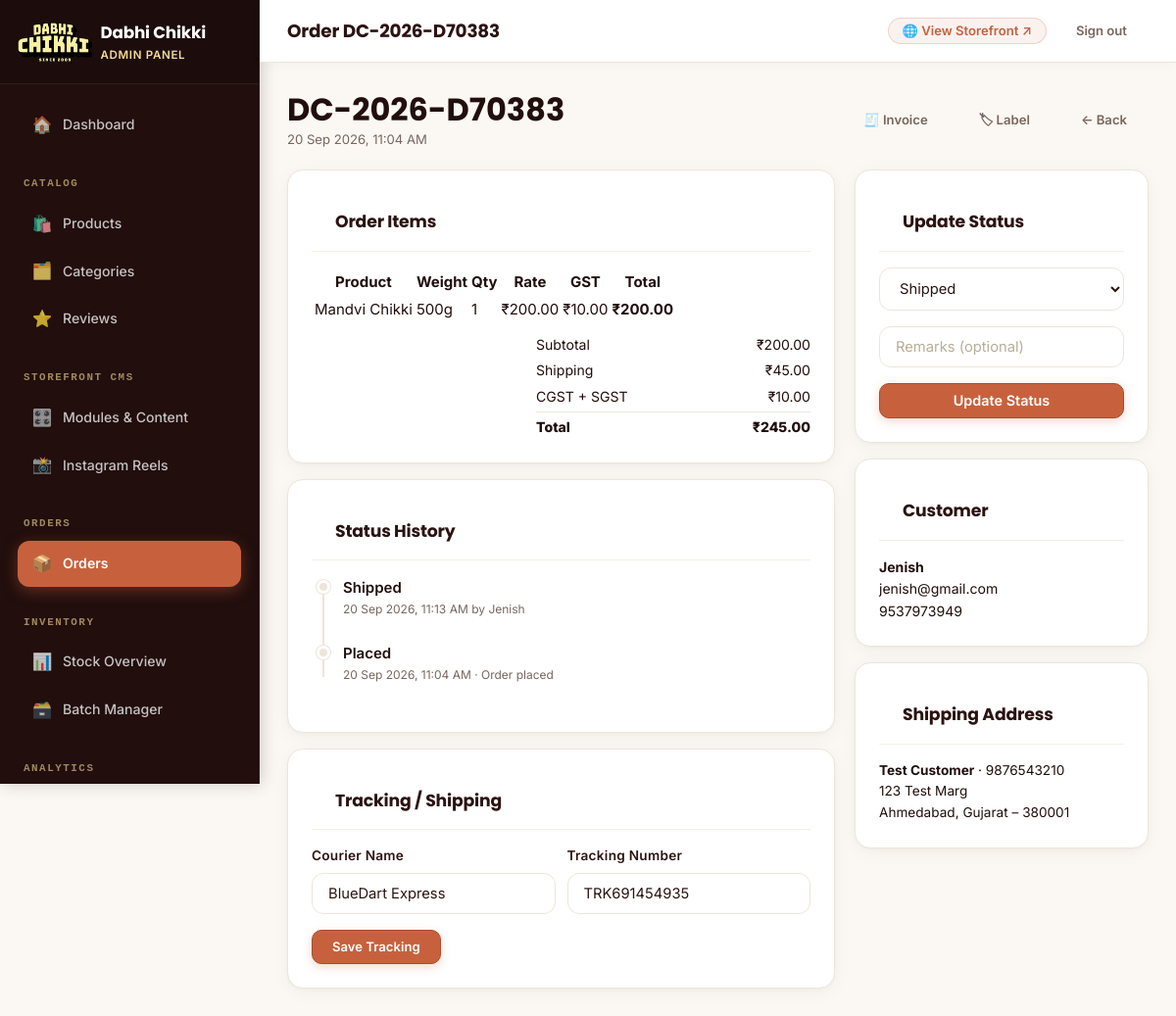
The page /admin/order-detail.php?id=5 (signed in) on the database its author committed.
### tables this page shows
CREATE TABLE `orders` (
  `id` int unsigned NOT NULL AUTO_INCREMENT,
  `order_number` varchar(30) NOT NULL,
  `user_id` int unsigned NOT NULL,
  `guest_email` varchar(190) DEFAULT NULL,
  `status` enum('placed','confirmed','packed','shipped','out_for_delivery','delivered','cancelled','return_requested','returned') NOT NULL DEFAULT 'placed',
  `payment_method` enum('cod','online') NOT NULL,
  `payment_status` enum('pending','paid','failed','refunded','partially_refunded') NOT NULL DEFAULT 'pending',
  `subtotal` decimal(10,2) NOT NULL,
  `discount_amount` decimal(10,2) NOT NULL DEFAULT '0.00',
  `coupon_id` int unsigned DEFAULT NULL,
  `shipping_charge` decimal(8,2) NOT NULL DEFAULT '0.00',
  `cod_charge` decimal(8,2) NOT NULL DEFAULT '0.00',
  `cgst_amount` decimal(10,2) NOT NULL DEFAULT '0.00',
  `sgst_amount` decimal(10,2) NOT NULL DEFAULT '0.00',
  `igst_amount` decimal(10,2) NOT NULL DEFAULT '0.00',
  `total_amount` decimal(10,2) NOT NULL,
  `total_weight_grams` int unsigned NOT NULL,
  `shipping_address_id` int unsigned DEFAULT NULL,
  `billing_address_id` int unsigned DEFAULT NULL,
  `customer_notes` varchar(255) DEFAULT NULL,
  `placed_at` datetime NOT NULL DEFAULT CURRENT_TIMESTAMP,
  `updated_at` datetime NOT NULL DEFAULT CURRENT_TIMESTAMP ON UPDATE CURRENT_TIMESTAMP,
  `ship_name` varchar(150) DEFAULT NULL,
  `ship_phone` varchar(20) DEFAULT NULL,
  `ship_line1` varchar(255) DEFAULT NULL,
  `ship_line2` varchar(255) DEFAULT NULL,
  `ship_city` varchar(100) DEFAULT NULL,
  `ship_state` varchar(100) DEFAULT NULL,
  `ship_pincode` varchar(10) DEFAULT NULL,
  `total` decimal(10,2) DEFAULT NULL,
  `gst_amount` decimal(10,2) DEFAULT NULL,
  `notes` text,
  PRIMARY KEY (`id`),
  UNIQUE KEY `order_number` (`order_number`),
  KEY `idx_order_user` (`user_id`),
  KEY `idx_order_status` (`status`),
  KEY `idx_order_placed_at` (`placed_at`),
  KEY `fk_order_ship_addr` (`shipping_address_id`),
  KEY `fk_order_bill_addr` (`billing_address_id`),
  KEY `fk_order_coupon` (`coupon_id`),
  CONSTRAINT `fk_order_bill_addr` FOREIGN KEY (`billing_address_id`) REFERENCES `addresses` (`id`) ON DELETE RESTRICT,
  CONSTRAINT `fk_order_coupon` FOREIGN KEY (`coupon_id`) REFERENCES `coupons` (`id`) ON DELETE SET NULL,
  CONSTRAINT `fk_order_ship_addr` FOREIGN KEY (`shipping_address_id`) REFERENCES `addresses` (`id`) ON DELETE RESTRICT,
  CONSTRAINT `fk_order_user` FOREIGN KEY (`user_id`) REFERENCES `users` (`id`) ON DELETE RESTRICT
);

CREATE TABLE `order_items` (
  `id` int unsigned NOT NULL AUTO_INCREMENT,
  `order_id` int unsigned NOT NULL,
  `product_id` int unsigned DEFAULT NULL,
  `variant_id` int unsigned NOT NULL,
  `batch_id` int unsigned DEFAULT NULL,
  `product_name_snapshot` varchar(180) NOT NULL,
  `variant_label_snapshot` varchar(60) NOT NULL,
  `quantity` int unsigned NOT NULL,
  `unit_price` decimal(10,2) NOT NULL,
  `gst_rate_percent` decimal(4,2) NOT NULL,
  `gst_amount` decimal(10,2) NOT NULL,
  `line_total` decimal(10,2) NOT NULL,
  `box_group_id` char(36) DEFAULT NULL,
  `product_name` varchar(180) DEFAULT NULL,
  `variant_label` varchar(60) DEFAULT NULL,
  `weight_grams` int unsigned DEFAULT NULL,
  `sku` varchar(50) DEFAULT NULL,
  `mrp` decimal(10,2) DEFAULT NULL,
  `selling_price` decimal(10,2) DEFAULT NULL,
  `gst_rate` decimal(4,2) DEFAULT NULL,
  PRIMARY KEY (`id`),
  KEY `idx_oi_order` (`order_id`),
  KEY `idx_oi_variant` (`variant_id`),
  KEY `fk_oi_batch` (`batch_id`),
  CONSTRAINT `fk_oi_batch` FOREIGN KEY (`batch_id`) REFERENCES `inventory_batches` (`id`) ON DELETE SET NULL,
  CONSTRAINT `fk_oi_order` FOREIGN KEY (`order_id`) REFERENCES `orders` (`id`) ON DELETE CASCADE,
  CONSTRAINT `fk_oi_variant` FOREIGN KEY (`variant_id`) REFERENCES `product_variants` (`id`) ON DELETE RESTRICT
);

CREATE TABLE `order_status_history` (
  `id` int unsigned NOT NULL AUTO_INCREMENT,
  `order_id` int unsigned NOT NULL,
  `status` varchar(30) NOT NULL,
  `remarks` varchar(255) DEFAULT NULL,
  `changed_by` int unsigned DEFAULT NULL,
  `changed_at` datetime NOT NULL DEFAULT CURRENT_TIMESTAMP,
  PRIMARY KEY (`id`),
  KEY `idx_osh_order` (`order_id`),
  KEY `fk_osh_user` (`changed_by`),
  CONSTRAINT `fk_osh_order` FOREIGN KEY (`order_id`) REFERENCES `orders` (`id`) ON DELETE CASCADE,
  CONSTRAINT `fk_osh_user` FOREIGN KEY (`changed_by`) REFERENCES `users` (`id`) ON DELETE SET NULL
);

CREATE TABLE `users` (
  `id` int unsigned NOT NULL AUTO_INCREMENT,
  `uuid` char(36) NOT NULL,
  `role` enum('superadmin','admin','employee','buyer') NOT NULL,
  `full_name` varchar(150) NOT NULL,
  `email` varchar(190) NOT NULL,
  `phone` varchar(15) NOT NULL,
  `password_hash` varchar(255) NOT NULL,
  `is_active` tinyint(1) NOT NULL DEFAULT '1',
  `email_verified_at` datetime DEFAULT NULL,
  `phone_verified_at` datetime DEFAULT NULL,
  `must_reset_password` tinyint(1) NOT NULL DEFAULT '0',
  `created_by` int unsigned DEFAULT NULL,
  `last_login_at` datetime DEFAULT NULL,
  `created_at` datetime NOT NULL DEFAULT CURRENT_TIMESTAMP,
  `updated_at` datetime NOT NULL DEFAULT CURRENT_TIMESTAMP ON UPDATE CURRENT_TIMESTAMP,
  PRIMARY KEY (`id`),
  UNIQUE KEY `uuid` (`uuid`),
  UNIQUE KEY `uq_users_email` (`email`),
  UNIQUE KEY `uq_users_phone` (`phone`),
  KEY `idx_users_role` (`role`),
  KEY `fk_users_created_by` (`created_by`),
  CONSTRAINT `fk_users_created_by` FOREIGN KEY (`created_by`) REFERENCES `users` (`id`) ON DELETE SET NULL
);

CREATE TABLE `shipping_labels` (
  `id` int unsigned NOT NULL AUTO_INCREMENT,
  `order_id` int unsigned NOT NULL,
  `courier_name` varchar(80) DEFAULT NULL,
  `tracking_number` varchar(80) DEFAULT NULL,
  `label_pdf_path` varchar(255) NOT NULL,
  `generated_by` int unsigned DEFAULT NULL,
  `generated_at` datetime NOT NULL DEFAULT CURRENT_TIMESTAMP,
  PRIMARY KEY (`id`),
  UNIQUE KEY `order_id` (`order_id`),
  KEY `fk_label_user` (`generated_by`),
  CONSTRAINT `fk_label_order` FOREIGN KEY (`order_id`) REFERENCES `orders` (`id`) ON DELETE CASCADE,
  CONSTRAINT `fk_label_user` FOREIGN KEY (`generated_by`) REFERENCES `users` (`id`) ON DELETE SET NULL
);

### public_html/admin/order-detail.php (the view, shortened to what the rows shown need)
<?php
$orderId = (int)get('id');
$order = Order::getById($orderId);
$order   = Order::getById($orderId);
$label   = Database::fetchOne('SELECT * FROM shipping_labels WHERE order_id = ?', [$orderId]);
$statuses = ['placed','confirmed','packed','shipped','out_for_delivery','delivered','cancelled','return_requested','returned'];
$pageHeading = 'Order ' . ($order['order_number'] ?? '');
require_once __DIR__ . '/partials/page-start.php';
?>
<div class="admin-content">
  <div style="display:flex;justify-content:space-between;align-items:center;flex-wrap:wrap;gap:12px;margin-bottom:20px;">
    <div>
      <h2 style="margin:0;"><?= e($order['order_number'] ?? '') ?></h2>
      <div style="font-size:0.82rem;color:var(--dc-muted);"><?= date('d M Y, g:i A', strtotime($order['placed_at'] ?? 'now')) ?></div>
    </div>
  </div>
  <div style="display:grid;grid-template-columns:1fr 300px;gap:20px;align-items:start;">
    <div>
      <div class="card" style="margin-bottom:16px;">
        <table class="admin-table">
          <thead><tr><th>Product</th><th>Weight</th><th>Qty</th><th>Rate</th><th>GST</th><th>Total</th></tr></thead>
          <tbody>
          <?php foreach ($order['items'] as $item): ?>
          <tr>
            <td><?= e($item['product_name_snapshot']) ?></td>
            <td><?= e($item['variant_label_snapshot']) ?></td>
            <td><?= $item['quantity'] ?></td>
            <td><?= formatINR($item['unit_price']) ?></td>
            <td><?= formatINR($item['gst_amount']) ?></td>
            <td><strong><?= formatINR($item['line_total']) ?></strong></td>
          </tr>
          <?php endforeach; ?>
          </tbody>
        </table>
        <div style="margin-top:10px;display:flex;flex-direction:column;gap:4px;font-size:0.88rem;max-width:280px;margin-left:auto;">
          <div style="display:flex;justify-content:space-between;"><span>Subtotal</span><span><?= formatINR($order['subtotal']) ?></span></div>
          <div style="display:flex;justify-content:space-between;"><span>Shipping</span><span><?= formatINR($order['shipping_charge']) ?></span></div>
          <?php if ((float)$order['igst_amount'] > 0): ?>
          <div style="display:flex;justify-content:space-between;"><span>IGST</span><span><?= formatINR($order['igst_amount']) ?></span></div>
          <?php else: ?>
          <div style="display:flex;justify-content:space-between;"><span>CGST + SGST</span><span><?= formatINR((float)$order['cgst_amount'] + (float)$order['sgst_amount']) ?></span></div>
          <?php endif; ?>
          <div style="display:flex;justify-content:space-between;font-weight:800;border-top:1px solid var(--dc-border);padding-top:4px;"><span>Total</span><span><?= formatINR($order['total_amount']) ?></span></div>
        </div>
      </div>
      <div class="card" style="margin-bottom:16px;">
        <div class="tracking-timeline">
          <?php foreach (array_reverse($order['status_history']) as $h): ?>
          <div class="tracking-step">
            <div>
              <div style="font-weight:600;text-transform:capitalize;"><?= str_replace('_',' ',e($h['status'])) ?></div>
              <div style="font-size:0.75rem;color:var(--dc-muted);">
                <?= date('d M Y, g:i A', strtotime($h['changed_at'])) ?>
                <?= $h['changed_by_name'] ? ' by ' . e($h['changed_by_name']) : '' ?>
                <?= $h['remarks'] ? ' · ' . e($h['remarks']) : '' ?>
              </div>
            </div>
          </div>
          <?php endforeach; ?>
        </div>
      </div>
      <?php if (RBAC::can('manage_orders')): ?>
      <div class="card" style="margin-bottom:16px;">
        <div class="card-header"><h3 class="card-title">Tracking / Shipping</h3></div>
        <form method="POST">
          <div class="form-grid" style="display:grid;grid-template-columns:1fr 1fr;gap:12px;">
            <div class="form-group">
              <label class="form-label">Courier Name</label>
              <input type="text" name="courier_name" class="form-control" value="<?= e($label['courier_name'] ?? '') ?>" placeholder="e.g. Delhivery">
            </div>
            <div class="form-group">
              <label class="form-label">Tracking Number</label>
              <input type="text" name="tracking_number" class="form-control" value="<?= e($label['tracking_number'] ?? '') ?>">
            </div>
          </div>
          <button type="submit" class="btn btn-primary btn-sm">Save Tracking</button>
        </form>
      </div>
      <?php endif; ?>
    </div>
    <div>
      <?php if (RBAC::can('manage_orders')): ?>
      <div class="card" style="margin-bottom:16px;">
        <div class="card-header"><h3 class="card-title">Update Status</h3></div>
        <form method="POST">
          <div class="form-group">
            <select name="new_status" class="form-control">
              <?php foreach ($statuses as $s): ?>
              <option value="<?= $s ?>" <?= $order['status'] === $s ? 'selected' : '' ?>><?= ucwords(str_replace('_',' ',$s)) ?></option>
              <?php endforeach; ?>
            </select>
          </div>
          <div class="form-group">
            <input type="text" name="remarks" class="form-control" placeholder="Remarks (optional)">
          </div>
          <button type="submit" class="btn btn-primary btn-block">Update Status</button>
        </form>
      </div>
      <?php endif; ?>
      <?php if ($order['shipping_address']): $a = $order['shipping_address']; ?>
      <div class="card">
        <div class="card-header"><h3 class="card-title">Shipping Address</h3></div>
        <div style="font-size:0.85rem;">
          <strong><?= e($a['full_name']) ?></strong> · <?= e($a['phone']) ?><br>
          <?= e($a['address_line1']) ?><?= $a['address_line2'] ? ', ' . e($a['address_line2']) : '' ?><br>
          <?= e($a['city']) ?>, <?= e($a['state']) ?> – <?= e($a['pincode']) ?>
        </div>
      </div>
      <?php endif; ?>
    </div>
  </div>
</div>
<?php require_once __DIR__ . '/partials/page-end.php'; ?>

### public_html/admin/partials/topbar.php (shortened to what the rows shown need)
<div class="admin-topbar">
  <div style="display:flex;align-items:center;gap:12px;">
    <div>
      <h1 class="admin-topbar-title" style="margin:0;"><?= e($pageHeading) ?></h1>
    </div>
  </div>
</div>

### rows shown on the page
orders: order_number "Order DC-2026-D70383", order_number "DC-2026-D70383", placed_at "20 Sep 2026, 11:04 AM", subtotal "₹200.00", shipping_charge "₹45.00", formatINR((float)$order['cgst_amount'] + (float)$order['sgst_amount']) "₹10.00", total_amount "₹245.00", new_status "Shipped", ship_name "Test Customer", ship_phone "9876543210", ship_line1 "123 Test Marg", ship_city "Ahmedabad", ship_state "Gujarat", ship_pincode "380001"
order_items: product_name_snapshot "Mandvi Chikki", variant_label_snapshot "500g", quantity "1", unit_price "₹200.00", gst_amount "₹10.00", line_total "₹200.00"
order_status_history: status "Shipped", changed_at "20 Sep 2026, 11:13 AM", changed_by.full_name "Jenish"
order_status_history: status "Placed", changed_at "20 Sep 2026, 11:04 AM", remarks "Order placed"
shipping_labels: courier_name "BlueDart Express", tracking_number "TRK691454935"

### other values the page prints
$order['full_name'] "Jenish"
$order['email'] "jenish@gmail.com"
$order['phone'] "9537973949"
